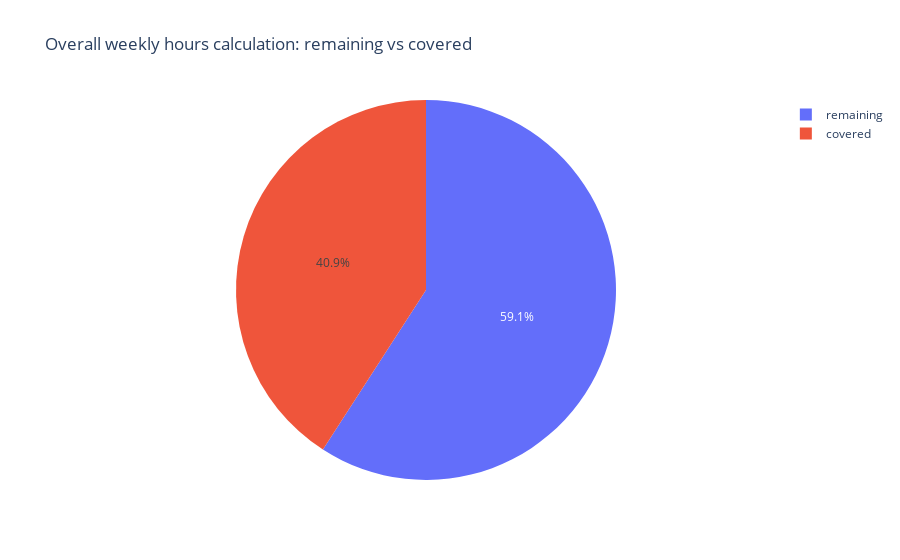

The notebook cell this image was saved under:
### Code cell
# Pie chart
import plotly.graph_objects as go

fig = go.Figure(go.Pie(
    name="",
    values = total_calculation_df['amount'],
    labels = total_calculation_df['category'],
    customdata = total_calculation_df['amount_hrs'],
    hovertemplate = "Category: %{label} <br>Total(minutes): %{value} </br>Total(hours): %{customdata}"

))

fig.update_layout(title_text='Overall weekly hours calculation: remaining vs covered')

fig.show()

### Figure 1 — Plotly figure (JSON) as saved in the notebook; plotly's stock layout.template omitted (floating-point values rounded to 4 significant figures)
{"data": [{"customdata": ["16h 21m", "23h 39m"], "hovertemplate": "Category: %{label} <br>Total(minutes): %{value} </br>Total(hours): %{customdata}", "labels": ["covered", "remaining"], "name": "", "type": "pie", "values": [981, 1419]}], "layout": {"title": {"text": "Overall weekly hours calculation: remaining vs covered"}}}
